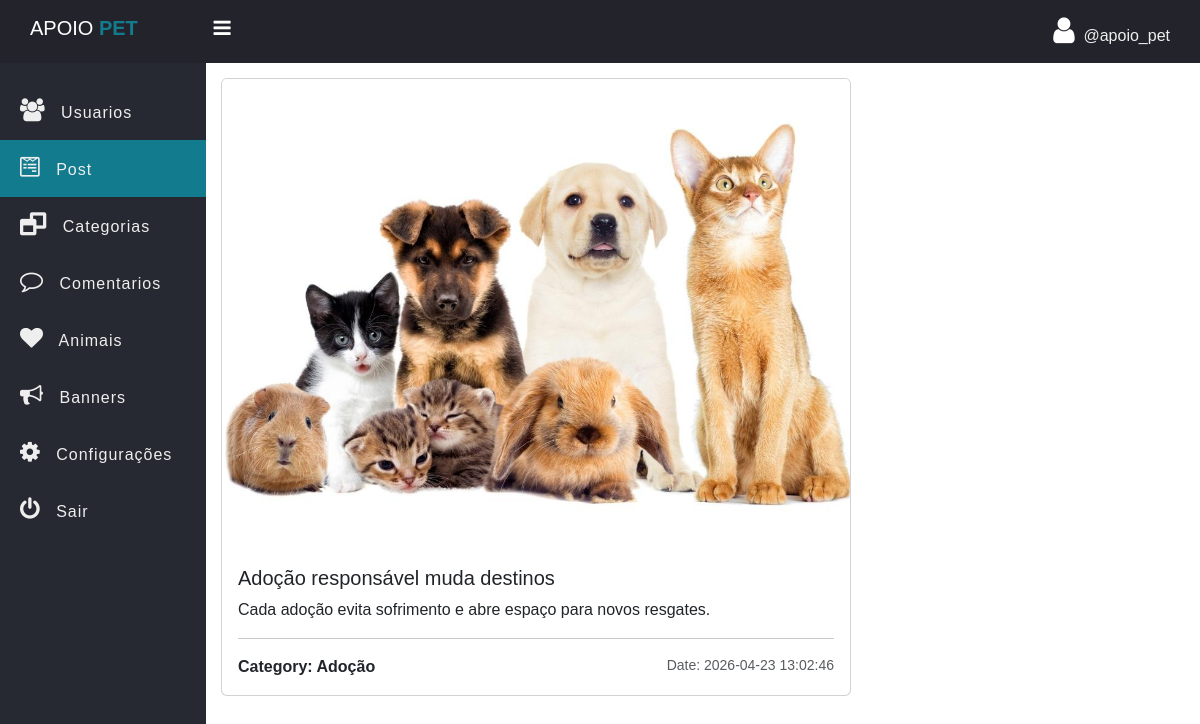
Screenshot of /admin/single_post.php?post_id=26 (signed in) with the database file from the repository.
### tables this page shows
CREATE TABLE `post` (
  `post_id` int(11) NOT NULL,
  `post_title` varchar(127) NOT NULL,
  `post_text` text NOT NULL,
  `category` int(11) NOT NULL,
  `publish` int(2) NOT NULL DEFAULT 1,
  `cover_url` varchar(255) NOT NULL DEFAULT 'default.jpg',
  `crated_at` datetime NOT NULL DEFAULT current_timestamp()
);

CREATE TABLE `category` (
  `id` int(11) NOT NULL,
  `category` varchar(127) NOT NULL
);

### admin/data/Post.php (called while the page is built, shortened)
<?php
function getByIdDeep($conn, $id){
   $sql = "SELECT * FROM post WHERE post_id=?";
   $stmt = $conn->prepare($sql);
   $stmt->execute([$id]);
   if($stmt->rowCount() >= 1){
         $data = $stmt->fetch();
         return $data;
   }else {
       return 0;
   }
}
function getCategoryById($conn, $id){
   $sql = "SELECT * FROM category WHERE id=?";
   $stmt = $conn->prepare($sql);
   $stmt->execute([$id]);
   $data = $stmt->fetch(PDO::FETCH_ASSOC);
   return $data ? $data : null;
}

### admin/single_post.php (the view, shortened to what this page needs)
<?php
if (isset($_SESSION['admin_id']) && isset($_SESSION['username']) && isset($_GET['post_id'])) {
	$post_id = $_GET['post_id'];
	include_once("data/Post.php");
	include_once("../db_conn.php");
	$post = getByIdDeep($conn, $post_id);
	$category = getCategoryById($conn, $post['category']);
?>
	<!DOCTYPE html>
	<html>
	<head>
		<link rel="stylesheet" href="https://stackpath.bootstrapcdn.com/font-awesome/4.7.0/css/font-awesome.min.css">
		<link href="https://cdn.jsdelivr.net/npm/bootstrap@5.3.0/dist/css/bootstrap.min.css" rel="stylesheet">
		<link rel="stylesheet" href="../assets/CSS/side-bar.css">
		<link rel="stylesheet" href="../assets/CSS/style.css">
	</head>
	<body>
		<?php
		include "inc/side-nav.php";
		?>
		<div class="main-table">
			<div class="card main-blog-card mb-5">
				<img src="../upload/blog/<?= $post['cover_url'] ?>" class="card-img-top" alt="...">
				<div class="card-body">
					<h5 class="card-title"><?= $post['post_title'] ?></h5>
					<?= $post['post_text'] ?>
					<hr>
					<p class="card-text d-flex justify-content-between">
						<b>Category: <?= $category['category'] ?></b>
						<small class="text-body-secondary">Date: <?= $post['crated_at'] ?></small>
					</p>
				</div>
			</div>
		</div>
		</section>
		</div>
	</body>
	</html>
<?php } else {
	header("Location: ../admin-login.php");
	exit;
} ?>

### assets/CSS/side-bar.css (style rules this page uses)
* { padding: 0; margin: 0; box-sizing: border-box; font-family: arial, sans-serif; }

### assets/CSS/style.css (style rules this page uses)
img { max-width: 100%; }
.main-blog-card { width: 90%; }
.main-table { width: 90%; max-width: 700px; }

### rows the page displays
post: cover_url (picture), post_title "Adoção responsável muda destinos", post_text "Cada adoção evita sofrimento e abre espaço para novos resgates.", crated_at "2026-04-23 13:02:46"
category: category "Adoção"

### other values shown
$_SESSION['username'] "apoio_pet"
